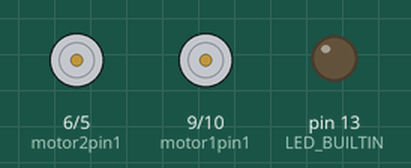
The sketch below on a simulated Arduino Uno, built with avr-gcc and run on an emulated ATmega328P. Parts: motor-driver pin pairs drawn as motors (green arrow = first pin HIGH = forward, orange = second pin HIGH = backward, longer = more drive), output pins drawn as LEDs (lit = HIGH).

Above: at 1.5 s.
At 3.5 s:
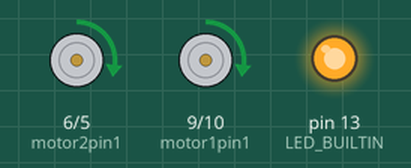
At 5.5 s:
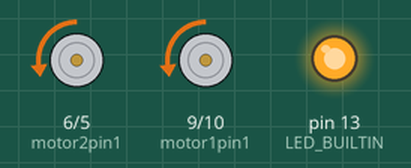
Timing chart, 0 to 7.8 s (numbered marks = the images above):
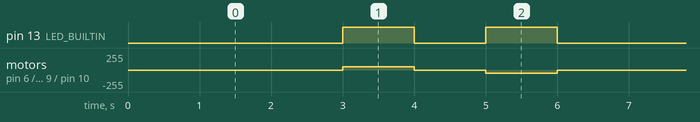

Measured:
- by itself, pin 13 (LED_BUILTIN): repeats every 6.0 s: LOW 1.0 s, HIGH 1.0 s, LOW 3.0 s, HIGH 1.0 s
- by itself, motor on pin 6 (motor2pin1) / pin 5 (motor2pin2), motor on pin 9 (motor1pin1) / pin 10 (motor1pin2): repeats every 6.0 s: stopped 1.0 s, backward 50/255 1.0 s, stopped 3.0 s, forward 50/255 1.0 s

The sketch:

analog_motor_test.ino
```cpp
int motor1pin1 = 9;
int motor1pin2 = 10;
// Encoder m1encoder(2, 3);

int motor2pin1 = 6;
int motor2pin2 = 5;
// Encoder m2encoder(11, 15);

void setup() {
  pinMode(LED_BUILTIN, OUTPUT);
  pinMode(motor1pin1, OUTPUT);
  pinMode(motor1pin2, OUTPUT);
  pinMode(motor2pin1, OUTPUT);
  pinMode(motor2pin2, OUTPUT);
}

void m1Forward() {
  analogWrite(motor1pin1, 50);
  analogWrite(motor1pin2, 0);
}

void m1Backward() {
  analogWrite(motor1pin1, 0);
  analogWrite(motor1pin2, 50);
}

void m2Forward() {
  analogWrite(motor2pin1, 50);
  analogWrite(motor2pin2, 0);
}

void m2Backward() {
  analogWrite(motor2pin1, 0);
  analogWrite(motor2pin2, 50);
}
void allStop() {
  analogWrite(motor1pin1, 0);
  analogWrite(motor1pin2, 0);
  analogWrite(motor2pin1, 0);
  analogWrite(motor2pin2, 0);
}

void loop() {
  // Serial.println(m1encoder.read());
  // Serial.println(m2encoder.read());
  delay(3000);
  digitalWrite(LED_BUILTIN, HIGH);
  m1Forward();
  m2Forward();
  delay(1000);
  allStop();
  digitalWrite(LED_BUILTIN, LOW);
  delay(1000);
  digitalWrite(LED_BUILTIN, HIGH);
  m1Backward();
  m2Backward();
  delay(1000);
  digitalWrite(LED_BUILTIN, LOW);
  allStop();
}
```
